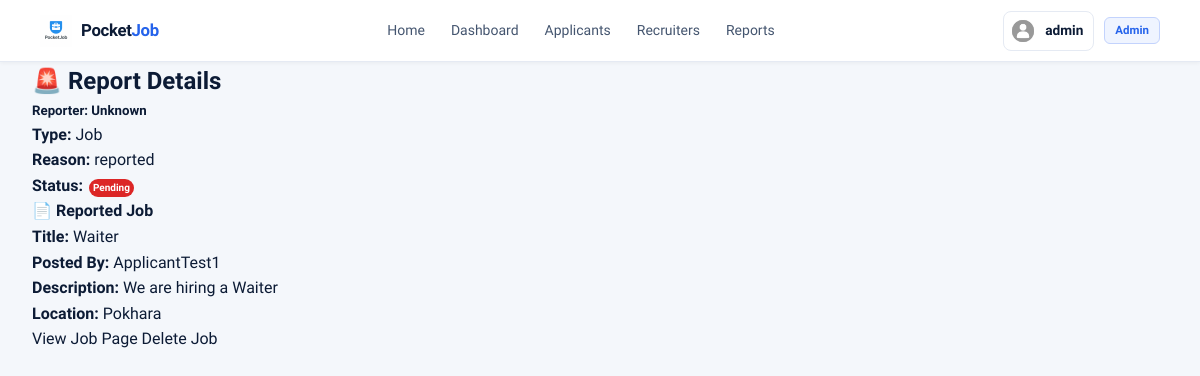
Page /reports/3/ (signed in) on the committed database.
### accounts/models.py (models this page shows, shortened)
class Profile(models.Model):
    ROLE_CHOICES = (
        ('ADMIN', 'Admin'),
        ('APPLICANT', 'Applicant'),
        ('RECRUITER', 'Recruiter'),
    )
    user = models.OneToOneField(User, on_delete=models.CASCADE)
    role = models.CharField(max_length=20, choices=ROLE_CHOICES)
    profile_pic = models.ImageField(
        upload_to='profile_pics/',
        default='profile_pics/default_profile.png',
        blank=True,
        null=True
    )
    full_name = models.CharField(max_length=200, blank=True, null=True)
    age = models.IntegerField(blank=True, null=True)
    skills = models.TextField(blank=True, null=True)
    location = models.CharField(max_length=200, blank=True, null=True)
    contact_email = models.EmailField(blank=True, null=True)
    cv = models.FileField(upload_to='cv/', blank=True, null=True)
    description = models.TextField(blank=True, null=True)
    company_name = models.CharField(max_length=200, blank=True, null=True)
    owner_name = models.CharField(max_length=200, blank=True, null=True)
    company_location = models.CharField(max_length=200, blank=True, null=True)
    company_type = models.CharField(max_length=200, blank=True, null=True)
    phone = models.CharField(max_length=20, blank=True, null=True)
    company_email = models.EmailField(blank=True, null=True)
    founded_date = models.DateField(blank=True, null=True)

### reports/models.py (models this page shows, shortened)
class Report(models.Model):
    REPORT_TYPE = (
        ('job', 'Job'),
        ('user', 'User'),
    )
    STATUS_CHOICES = [
        ('PENDING', 'Pending'),
        ('RESOLVED', 'Resolved'),
    ]
    reporter = models.ForeignKey(
        settings.AUTH_USER_MODEL,
        on_delete=models.CASCADE
    )
    report_type = models.CharField(max_length=10, choices=REPORT_TYPE)
    job = models.ForeignKey(
        'Job_Post.Job',
        on_delete=models.CASCADE,
        null=True,
        blank=True
    )
    reported_user = models.ForeignKey(
        settings.AUTH_USER_MODEL,
        on_delete=models.CASCADE,
        null=True,
        blank=True,
        related_name='reported_user'
    )
    reason = models.TextField()
    status = models.CharField(max_length=10, choices=STATUS_CHOICES, default='PENDING')
    created_at = models.DateTimeField(auto_now_add=True)

### Job_Post/models.py (models this page shows, shortened)
class Job(models.Model):
    JOB_TYPE_CHOICES = [
        ('Part Time', 'Part Time'),
        ('Full Time', 'Full Time'),
        ('Flexible', 'Flexible'),
    ]
    recruiter = models.ForeignKey(
        User,
        on_delete=models.CASCADE,
        related_name='jobs'
    )
    title = models.CharField(max_length=200)
    tags = models.CharField(max_length=200)
    location = models.CharField(max_length=255, default="Unknown")
    job_type = models.CharField(
        max_length=50,
        choices=JOB_TYPE_CHOICES,
        default='Full Time'
    )
    min_salary = models.IntegerField(null=True, blank=True)
    max_salary = models.IntegerField(null=True, blank=True)
    negotiable = models.BooleanField(default=False)
    description = models.TextField()
    responsibilities = models.TextField()
    image = models.ImageField(
        upload_to='job_images/',
        null=True,
        blank=True
    )
    is_active = models.BooleanField(default=False)
    created_at = models.DateTimeField(auto_now_add=True)
    deadline = models.DateTimeField(null=True, blank=True)

### reports/views.py (the view)
# urls.py: path('reports/<int:report_id>/', views.report_detail, name='report_detail'),
@staff_member_required
def report_detail(request, report_id):
    report = get_object_or_404(Report, id=report_id)
    return render(request, 'reports/report_detail.html', {
        'report': report
    })

### accounts/context_processors.py (called while the page is built)
def notification_count(request):
    if request.user.is_authenticated:
        count = Notification.objects.filter(
            user=request.user,
            is_read=False
        ).count()
        return {'notification_count': count}
    return {}

### chat/context_processors.py (called while the page is built)
def unread_messages(request):
    if request.user.is_authenticated:
        unread_count = Message.objects.filter(
            chatroom__in=ChatRoom.objects.filter(
                Q(recruiter=request.user) | Q(applicant=request.user)
            ),
            is_read=False
        ).exclude(sender=request.user).count()
        return {'unread_count': unread_count}
    return {'unread_count': 0}

### templates/reports/report_detail.html (shortened to what this page needs)
{% extends 'base.html' %}
{% block content %}
<div class="container mt-5">
    <h2 class="mb-4">🚨 Report Details</h2>
    <div class="card mb-4 shadow-sm">
        <div class="card-body">
            <h5>
                <strong>Reporter:</strong>
                {% if report.reporter and report.reporter.user %}
                    <a href="{% url 'view_profile' report.reporter.user.id %}">
                        {{ report.reporter.user.username }}
                    </a>
                {% else %}
                    Unknown
                {% endif %}
            </h5>
            <p><strong>Type:</strong> {{ report.report_type|title }}</p>
            <p><strong>Reason:</strong> {{ report.reason }}</p>
            <p>
                <strong>Status:</strong>
                {% if report.status == 'PENDING' %}
                    <span class="badge bg-warning text-dark">Pending</span>
                {% else %}
                    <span class="badge bg-success">Resolved</span>
                {% endif %}
            </p>
        </div>
    </div>
    {% if report.report_type == 'job' and report.job %}
    <div class="card shadow-sm mb-4">
        <div class="card-body">
            <h4 class="mb-3">📄 Reported Job</h4>
            <p><strong>Title:</strong> {{ report.job.title }}</p>
            <p>
                <strong>Posted By:</strong>
                {% if report.job.recruiter %}
                    <a href="{% url 'view_profile' report.job.recruiter.id %}" style="text-decoration:none;">
                        {{ report.job.recruiter.username }}
                    </a>
                {% else %}
                    Unknown
                {% endif %}
            </p>
            <p><strong>Description:</strong> {{ report.job.description }}</p>
            <p><strong>Location:</strong> {{ report.job.location }}</p>
            <div class="mt-3">
                <a href="{% url 'job_detail' report.job.id %}" class="btn btn-primary">
                    View Job Page
                </a>
                {% if request.user.is_staff %}
                <a href="{% url 'delete_reported_job' report.job.id %}"
                   class="btn btn-danger"
                   onclick="return confirm('Delete this job?');">
                   Delete Job
                </a>
                {% endif %}
            </div>
        </div>
    </div>
    {% endif %}
</div>
{% endblock %}

### templates/base.html (shortened to what this page needs)
{% load static %}
<!DOCTYPE html>
<html lang="en">
<head>
  <link rel="stylesheet" href="{% static 'css/home.css' %}">
  <link rel="stylesheet" href="{% static 'css/nav.css' %}">
</head>
<body>
<header class="navbar">
  <div class="logo">
    <img src="{% static 'images/pocketJob_logo.png' %}" class="logo-img" alt="Pocket Job">
    <strong class="logo-text">Pocket<span class="logo-accent">Job</span></strong>
  </div>
  <nav>
    {% if user.is_authenticated %}
      {% if user.is_staff %}
        <a href="{% url 'home' %}">Home</a>
        <a href="{% url 'admin_dashboard' %}">Dashboard</a>
        <a href="{% url 'view_applicants' %}">Applicants</a>
        <a href="{% url 'view_recruiters' %}">Recruiters</a>
        <a href="{% url 'admin_reports' %}">Reports</a>
      {% endif %}
    {% else %}
      <a href="{% url 'home' %}">Home</a>
      <a href="{% url 'about' %}">About</a>
    {% endif %}
  </nav>
  <div class="profile">
    {% if user.is_authenticated %}
      <a href="{% url 'profile' %}" class="profile-link">
        {% if user.profile and user.profile.profile_pic %}
          <img src="{{ user.profile.profile_pic.url }}" class="profile-pic" alt="{{ user.username }}">
        {% else %}
          <img src="{% static 'images/default.png' %}" class="profile-pic">
        {% endif %}
        <span>{{ user.username }}</span>
      </a>
      <span class="role-badge">
        {% if user.is_staff %}Admin
        {% elif user.profile.role == "APPLICANT" %}Applicant
        {% elif user.profile.role == "RECRUITER" %}Recruiter
        {% endif %}
      </span>
    {% else %}
      <a href="{% url 'login' %}" class="nav-login-btn">Log In</a>
    {% endif %}
  </div>
</header>
{% block content %}
{% endblock %}
</body>
</html>

### static/css/home.css (style rules this page uses)
:root { --blue: #2563eb; --blue-dark: #1d4ed8; --blue-bg: #eff4ff; --blue-mid: #c3d3fd; --cyan: #0ea5e9; --green: #16a34a; --green-bg: #dcfce7; --red: #dc2626; --ink: #0c1b35; --ink-2: #44556f; --ink-3: #8fa3bc; --border: #e2eaf4; --border-lt: #eef2f9; --card: #ffffff; --bg: #f4f7fb; --footer-bg: #0d1b2e; --r-sm: 8px; --r: 12px; --r-lg: 18px; --r-xl: 26px; --sh-sm: 0 2px 8px rgba(12,27,53,0.07); --sh: 0 4px 20px rgba(12,27,53,0.09); --sh-lg: 0 14px 36px rgba(12,27,53,0.13); --sh-bl: 0 4px 16px rgba(37,99,235,0.28); --ease: 0.2s ease; }
*, *::before, *::after { box-sizing: border-box; margin: 0; padding: 0; }
html { scroll-behavior: smooth; }
body { font-family: 'Plus Jakarta Sans', 'Segoe UI', system-ui, -apple-system, sans-serif; background: var(--bg); color: var(--ink); line-height: 1.6; -webkit-font-smoothing: antialiased; overflow-x: hidden; max-width: 100vw; }
img { max-width: 100%; display: block; }
a { text-decoration: none; color: inherit; }
.container { max-width: 1200px; margin: 0 auto; padding: 0 32px; width: 100%; }

### static/css/nav.css (style rules this page uses)
* { box-sizing: border-box; }
.navbar { display: flex; justify-content: space-between; align-items: center; padding: 0 40px; height: 62px; background: #ffffff; border-bottom: 1px solid #e5eaf3; position: sticky; top: 0; z-index: 999; box-shadow: 0 1px 4px rgba(0,0,0,0.05); transition: box-shadow 0.2s ease; width: 100%; }
.logo { display: flex; align-items: center; gap: 9px; flex-shrink: 0; text-decoration: none; }
.logo-img { width: 32px; height: 32px; object-fit: contain; display: block; }
.logo-text { font-size: 1.05rem; font-weight: 800; color: #0c1b35; letter-spacing: -0.02em; font-family: 'Plus Jakarta Sans', sans-serif; }
.logo-accent { color: #2563eb; }
.navbar nav { display: flex; align-items: center; gap: 2px; flex: 1; justify-content: center; }
.navbar nav a { display: inline-flex; align-items: center; gap: 4px; padding: 7px 12px; border-radius: 7px; text-decoration: none; color: #44556f; font-weight: 500; font-size: 0.875rem; font-family: 'Plus Jakarta Sans', sans-serif; transition: color 0.18s, background 0.18s; white-space: nowrap; }
.badge { display: inline-flex; align-items: center; justify-content: center; min-width: 18px; height: 18px; padding: 0 4px; background: #dc2626; color: white; border-radius: 99px; font-size: 10px; font-weight: 700; line-height: 1; margin-left: 2px; }
.profile { display: flex; align-items: center; gap: 10px; flex-shrink: 0; }
.profile-link { display: flex; align-items: center; gap: 8px; text-decoration: none; color: #0c1b35; padding: 5px 10px 5px 5px; border-radius: 8px; border: 1.5px solid #e5eaf3; font-size: 0.855rem; font-weight: 600; font-family: 'Plus Jakarta Sans', sans-serif; transition: border-color 0.18s, background 0.18s; }
.profile-pic { width: 28px; height: 28px; border-radius: 7px; object-fit: cover; display: block; flex-shrink: 0; }
.role-badge { background: #eff4ff; border: 1px solid #c3d3fd; color: #2563eb; padding: 3px 10px; border-radius: 6px; font-size: 11.5px; font-weight: 600; font-family: 'Plus Jakarta Sans', sans-serif; white-space: nowrap; }

### rows in the picture
Report: report_type "Job", reason "reported", job "Waiter", job.recruiter.username "ApplicantTest1", job.description "We are hiring a Waiter", job.location "Pokhara"

### other values in the picture
{{ user.username }} "admin"
